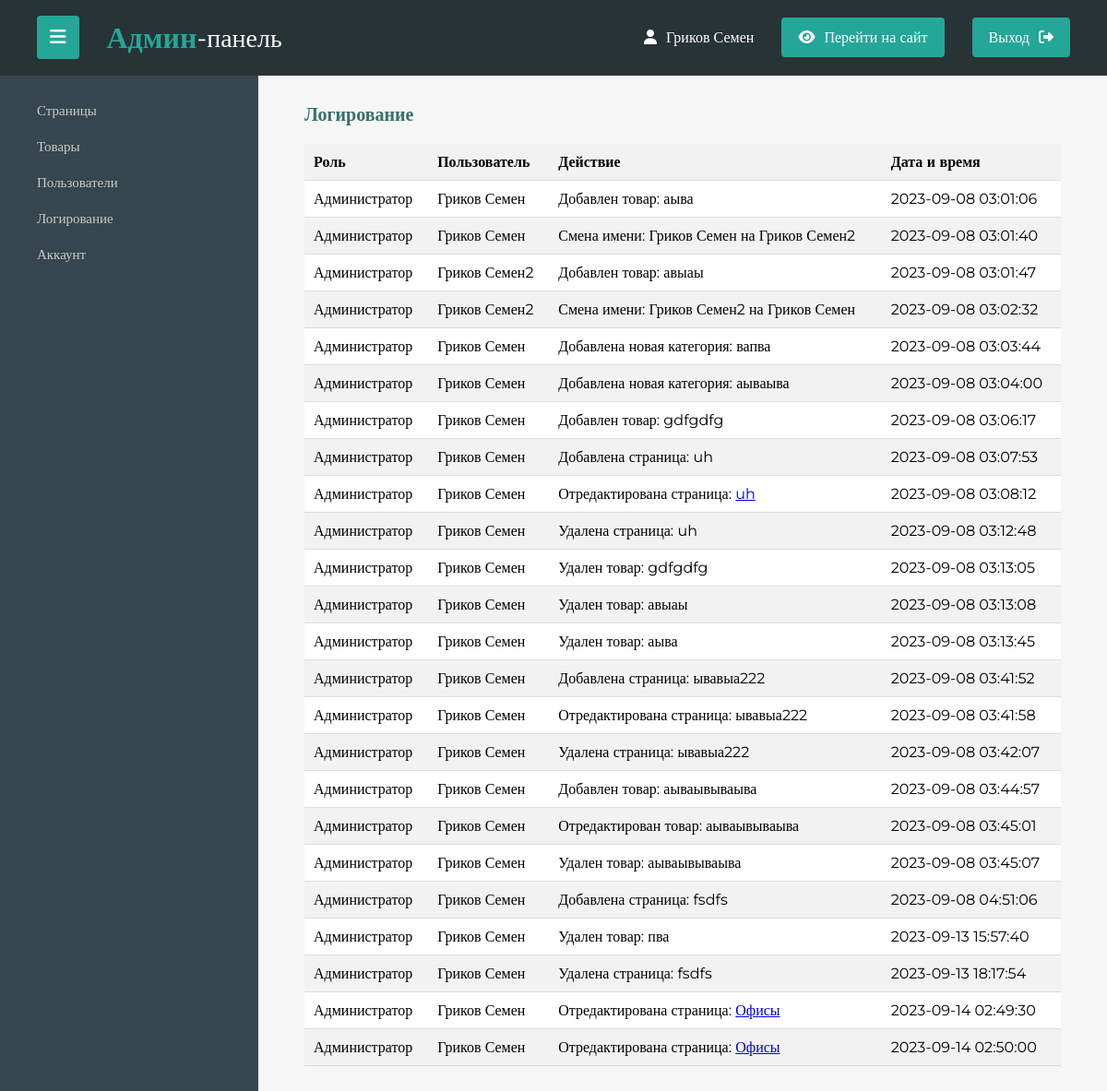
Screenshot of /admin?url=logs (signed in) with the database file from the repository.
### tables this page shows
CREATE TABLE `logs` (
  `id_log` int NOT NULL,
  `id_user` int NOT NULL,
  `id_product` int DEFAULT NULL,
  `id_page` int DEFAULT NULL,
  `username` varchar(60) NOT NULL,
  `text` varchar(300) NOT NULL,
  `date` datetime NOT NULL
);

CREATE TABLE `role` (
  `id_role` int NOT NULL,
  `name` varchar(150) NOT NULL
);

### admin/logs.php (the view, shortened to what this page needs)
<?php
$id_role = $_SESSION['role'];
$stmt = $pdo->prepare("SELECT logs.*, user.id_role, role.name AS role_name FROM logs
LEFT JOIN user ON logs.id_user = user.id_user
LEFT JOIN role ON user.id_role = role.id_role
WHERE user.id_role = ?");
$stmt->execute([$id_role]);
$logData = $stmt->fetchAll(PDO::FETCH_ASSOC);
?>
<h1 class="title">Логирование</h1>
<? if (!empty($logData)) { ?>
    <table>
        <thead>
            <tr>
                <th>Роль</th>
                <th>Пользователь</th>
                <th>Действие</th>
                <th>Дата и время</th>
            </tr>
        </thead>
        <tbody>
            <?php foreach ($logData as $log) : ?>
                <tr>
                    <td><?php echo $log['role_name']; ?></td>
                    <td><?php echo $log['username']; ?></td>
                    <td><?php echo $log['text']; ?></td>
                    <td><?php echo $log['date']; ?></td>
                </tr>
            <?php endforeach; ?>
        </tbody>
    </table>
<? } else { ?>
    <p>Данные отсутствуют</p>
<? } ?>

### admin/css/main.css (style rules this page uses)
body { height: 100%; font-family: "Montserrat"; box-sizing: border-box; background-color: #f6f6f6; margin: 0; padding: 0; }
html, body { height: 100%; margin: 0; padding: 0; }
.title { font-size: 20px; margin: 0; color: #36706a; margin-bottom: 20px; }

### admin/logs.php (style rules this page uses)
table { width: 100%; border-collapse: collapse; }
th, td { padding: 10px; text-align: left; border-bottom: 1px solid #ddd; }
th { background-color: #f2f2f2; text-align: left; }
tr:nth-child(even) { background-color: #f2f2f2; }
tr:nth-child(odd) { background-color: #ffffff; }

### rows the page displays
logs: role.name "Администратор", username "Гриков Семен", text "Добавлен товар: аыва", date "2023-09-08 03:01:06"
logs: role.name "Администратор", username "Гриков Семен", text "Смена имени: Гриков Семен на Гриков Семен2", date "2023-09-08 03:01:40"
logs: role.name "Администратор", username "Гриков Семен2", text "Добавлен товар: авыаы", date "2023-09-08 03:01:47"
logs: role.name "Администратор", username "Гриков Семен2", text "Смена имени: Гриков Семен2 на Гриков Семен", date "2023-09-08 03:02:32"
logs: role.name "Администратор", username "Гриков Семен", text "Добавлена новая категория: вапва", date "2023-09-08 03:03:44"
logs: role.name "Администратор", username "Гриков Семен", text "Добавлена новая категория: аываыва", date "2023-09-08 03:04:00"
logs: role.name "Администратор", username "Гриков Семен", text "Добавлен товар: gdfgdfg", date "2023-09-08 03:06:17"
logs: role.name "Администратор", username "Гриков Семен", text "Добавлена страница: uh", date "2023-09-08 03:07:53"
logs: role.name "Администратор", username "Гриков Семен", text "Отредактирована страница: uh", date "2023-09-08 03:08:12"
logs: role.name "Администратор", username "Гриков Семен", text "Удалена страница: uh", date "2023-09-08 03:12:48"
logs: role.name "Администратор", username "Гриков Семен", text "Удален товар: gdfgdfg", date "2023-09-08 03:13:05"
logs: role.name "Администратор", username "Гриков Семен", text "Удален товар: авыаы", date "2023-09-08 03:13:08"
logs: role.name "Администратор", username "Гриков Семен", text "Удален товар: аыва", date "2023-09-08 03:13:45"
logs: role.name "Администратор", username "Гриков Семен", text "Добавлена страница: ывавыа222", date "2023-09-08 03:41:52"
logs: role.name "Администратор", username "Гриков Семен", text "Отредактирована страница: ывавыа222", date "2023-09-08 03:41:58"
logs: role.name "Администратор", username "Гриков Семен", text "Удалена страница: ывавыа222", date "2023-09-08 03:42:07"
logs: role.name "Администратор", username "Гриков Семен", text "Добавлен товар: аываывываыва", date "2023-09-08 03:44:57"
logs: role.name "Администратор", username "Гриков Семен", text "Отредактирован товар: аываывываыва", date "2023-09-08 03:45:01"
logs: role.name "Администратор", username "Гриков Семен", text "Удален товар: аываывываыва", date "2023-09-08 03:45:07"
logs: role.name "Администратор", username "Гриков Семен", text "Добавлена страница: fsdfs", date "2023-09-08 04:51:06"
logs: role.name "Администратор", username "Гриков Семен", text "Удален товар: пва", date "2023-09-13 15:57:40"
logs: role.name "Администратор", username "Гриков Семен", text "Удалена страница: fsdfs", date "2023-09-13 18:17:54"
logs: role.name "Администратор", username "Гриков Семен", text "Отредактирована страница: Офисы", date "2023-09-14 02:49:30"
logs: role.name "Администратор", username "Гриков Семен", text "Отредактирована страница: Офисы", date "2023-09-14 02:50:00"

### other values shown
$_SESSION['username'] "Гриков Семен"
